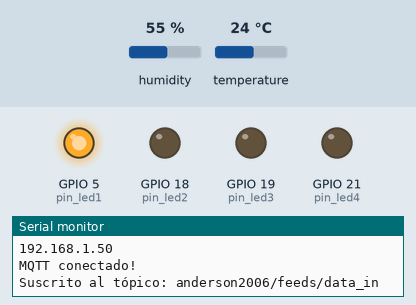
The sketch below on a simulated ESP32. Parts: output pins drawn as LEDs (lit = HIGH), the last lines printed to the serial monitor. The inputs (shaded band) are chosen by the test bench; at power-on: temperature 24 °C, humidity 55 %. WiFi joins after 1.5 s; servers stay silent unless stated; no MQTT or app messages arrive unless stated.

Above: at 2.7 s.
2.8 s: temperature set to 26 °C
At 7.6 s:
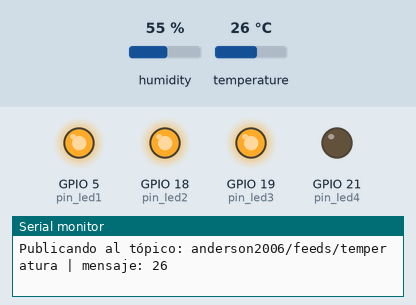
8.0 s: temperature set to 29 °C
At 13.8 s:
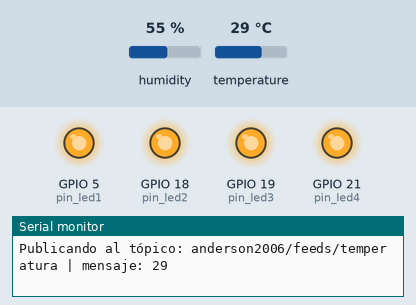
14.5 s: temperature set to 24 °C
At 20.0 s:
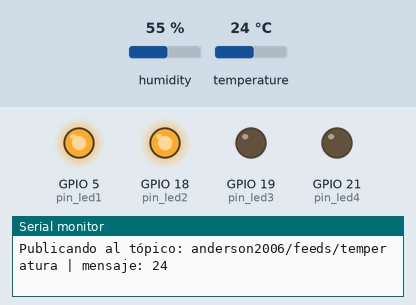
24.0 s: temperature set to 22 °C
27.2 s: temperature set to 19 °C
At 33.5 s:
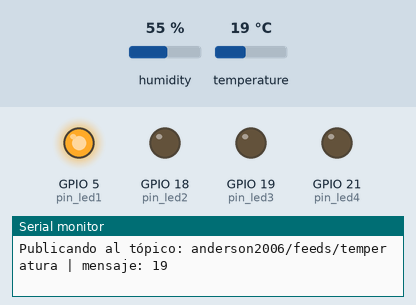
Timing chart, 0 to 35.0 s (numbered marks = the images above; inputs shaded):
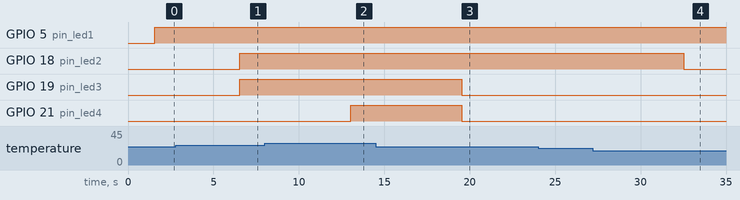

The sketch:

Temperatura.ino
```cpp
#include <Arduino.h>
#include <WiFi.h>
#include <PubSubClient.h>
#include <Adafruit_Sensor.h>
#include "DHT.h"

// Credenciales Red WiFi
#define WIFI_SSID "Balam"
#define WIFI_PASSWORD "0987654321"

// Credenciales Adafruit
#define ADAFRUIT_USER "anderson2006"
#define ADAFRUIT_KEY "aio_fnyo52QQSivicQwcYBx5WqHT6aBl"
// Servidor
#define ADAFRUIT_SERVER "io.adafruit.com"
#define ADAFRUIT_PORT 1883
char ADAFRUIT_ID[30];
// Publicar
#define ADAFRUIT_FEED_HUM  ADAFRUIT_USER "/feeds/hum"
#define ADAFRUIT_FEED_TEM  ADAFRUIT_USER "/feeds/temperatura"
// Suscripción
#define ADAFRUIT_DATA_IN   ADAFRUIT_USER "/feeds/data_in"

#define DHTPIN    4
#define DHTTYPE DHT11       // DHT 22  (AM2302), AM2321
DHT dht(DHTPIN, DHTTYPE);
float ValHum,ValTem = 0;

#define pin_led1 5
#define pin_led2 18
#define pin_led3 19
#define pin_led4 21


//****
WiFiClient espClient;
PubSubClient client(espClient);

long lastMsg = 0;

//*****
//* DECLARACION FUNCIONES *
//*****
void setup_wifi();
void callback(char* topic, byte* payload, unsigned int length);
void reconnect();
void mqtt_publish(String feed, int val);
void get_MQTT_ID();

void setup()
{
    Serial.begin(115200);
    delay(10);

    pinMode(pin_led1, OUTPUT);
    pinMode(pin_led2, OUTPUT);
    pinMode(pin_led3, OUTPUT);
    pinMode(pin_led4, OUTPUT);

    //digitalWrite(pin_led, LOW);

    get_MQTT_ID();
    setup_wifi();
    client.setServer(ADAFRUIT_SERVER, ADAFRUIT_PORT);
    client.setCallback(callback);

    dht.begin(); //Inicializa el sensor dht
}

void loop()
{
    if (!client.connected())
    {
      reconnect();
    }

    client.loop();

    long now = millis();

    if (now - lastMsg > 6500)
    {
      lastMsg = now;

      //xxxxxxxxxxxxxxxxxxxxxxxxxxxxxxxxxxxxxxxxxxxxx
      ValHum = dht.readHumidity();
      ValTem = dht.readTemperature();

      if (isnan(ValHum) || isnan(ValTem)) {
          ValHum = 0;
          ValTem = 0;
          Serial.println(F("Error de lectura del sensor DHT11!"));
      }

      Serial.print("Humedad: ");Serial.print(ValHum);Serial.print("%  Temperatura: "); Serial.print(ValTem);Serial.println("°C");

      // Publicar
       mqtt_publish(ADAFRUIT_FEED_HUM, ValHum);
       mqtt_publish(ADAFRUIT_FEED_TEM, ValTem);
       //xxxxxxxxxxxxxxxxxxxxxxxxxxxxxxxxxxxxxxxxxxxxx
    }
    if(ValTem<=20){
      digitalWrite(pin_led1,1);
      digitalWrite(pin_led2,0);
      digitalWrite(pin_led3,0);
      digitalWrite(pin_led4,0);

    }
     if(ValTem>=21 && ValTem<=24){
      digitalWrite(pin_led1,1);
      digitalWrite(pin_led2,1);
      digitalWrite(pin_led3,0);
      digitalWrite(pin_led4,0);

    }
     if(ValTem>=25 && ValTem<=27){
      digitalWrite(pin_led1,1);
      digitalWrite(pin_led2,1);
      digitalWrite(pin_led3,1);
      digitalWrite(pin_led4,0);

    }
    if(ValTem>= 28){
      digitalWrite(pin_led1,1);
      digitalWrite(pin_led2,1);
      digitalWrite(pin_led3,1);
      digitalWrite(pin_led4,1);

    }
}

// Función para Publicar por MQTT
void mqtt_publish(String feed, int val){
    String value = String(val);
    if(client.connected()){
        client.publish(feed.c_str(), value.c_str());
        Serial.println("Publicando al tópico: " + String(feed) + " | mensaje: " + value);
    }
}

//*****
//*    CONEXION WIFI      *
//*****
void setup_wifi()
{
    delay(10);

    // Nos conectamos a nuestra red Wifi
    Serial.println();
    Serial.print("Conectando a ");
    Serial.println(String(WIFI_SSID));

    //Serial.println(ssid);
    WiFi.begin(WIFI_SSID, WIFI_PASSWORD);

    while (WiFi.status() != WL_CONNECTED) {
      delay(500);
      Serial.print(".");
    }

    Serial.println("");
    Serial.println("Conectado a red WiFi!");
    Serial.println("Dirección IP: ");
    Serial.println(WiFi.localIP());
}

// Función para capturar data por MQTT
void callback(char *topic, byte *payload, unsigned int length)
{
    String mensaje  = "";
    String str_topic(topic);

    for (uint16_t i = 0; i < length; i++){
        mensaje += (char)payload[i];
    }

    mensaje.trim();

    Serial.println("Tópico: " + str_topic);
    Serial.println("Mensaje: " + mensaje);
}

// Capturar el ChipID para Id de MQTT
void get_MQTT_ID(){
    uint64_t chipid = ESP.getEfuseMac();
    snprintf(ADAFRUIT_ID, sizeof(ADAFRUIT_ID),"%llu", chipid );
}

void reconnect()
{
    while (!client.connected())
    {
        if(client.connect(ADAFRUIT_ID, ADAFRUIT_USER, ADAFRUIT_KEY))
        {
           Serial.println("MQTT conectado!");
            client.subscribe(ADAFRUIT_DATA_IN);
            Serial.println("Suscrito al tópico: " + String(ADAFRUIT_DATA_IN));

          } else {
            Serial.print("falló :( con error -> ");
            Serial.print(client.state());
            Serial.println(" Intentamos de nuevo en 5 segundos");
            delay(5000);
          }
      }
}
```

Measured:
- the behaviour switches between 24 and 25 °C on temperature (found by bisection; images 0 and 1)
- the behaviour switches between 27 and 28 °C on temperature (found by bisection; images 1 and 2)
- the behaviour switches between 21 and 20 °C on temperature (found by bisection; images 3 and 4)
- after the input at 2.8 s, GPIO 19 (pin_led3): LOW → HIGH after 3.7 s
- after the input at 8.0 s, GPIO 21 (pin_led4): LOW → HIGH after 5.0 s
- after the input at 14.5 s, GPIO 19 (pin_led3), GPIO 21 (pin_led4): HIGH → LOW after 5.0 s
- after the input at 27.2 s, GPIO 18 (pin_led2): HIGH → LOW after 5.3 s
